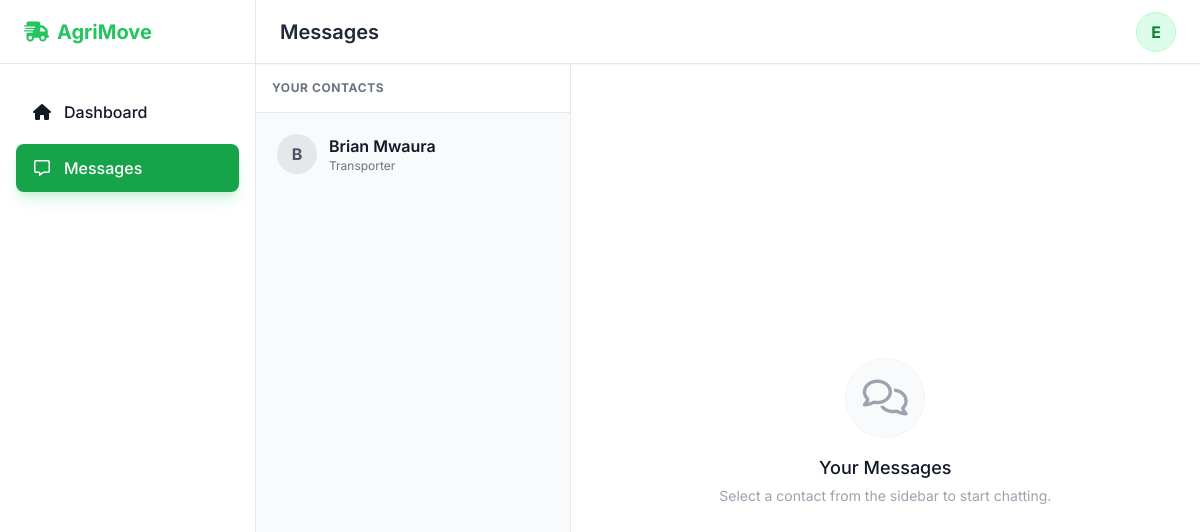
/messages.php (signed in), run on the app's committed database.
### tables this page shows
CREATE TABLE `users` (
  `id` int(11) NOT NULL,
  `name` varchar(100) NOT NULL,
  `email` varchar(100) NOT NULL,
  `phone` varchar(20) NOT NULL,
  `password` varchar(255) NOT NULL,
  `role` varchar(50) NOT NULL DEFAULT 'farmer',
  `verified` tinyint(1) DEFAULT 0,
  `created_at` timestamp NOT NULL DEFAULT current_timestamp()
);

### messages.php (the view, shortened to what this page needs)
<?php
include "db_connect.php";
$current_user_id = $_SESSION['user_id'];
$current_role = $_SESSION['role'];
$active_chat_id = isset($_GET['uid']) ? intval($_GET['uid']) : 0;
$contacts = [];
if ($current_role === 'farmer') {
    $contact_sql = "SELECT DISTINCT u.id, u.name, u.role
                    FROM users u
                    JOIN transport_requests tr ON u.id = tr.transporter_id
                    WHERE tr.farmer_id = '$current_user_id'";
} else {
    $contact_sql = "SELECT DISTINCT u.id, u.name, u.role
                    FROM users u
                    JOIN transport_requests tr ON u.id = tr.farmer_id
                    LEFT JOIN job_bids jb ON tr.id = jb.job_id
                    WHERE jb.transporter_id = '$current_user_id' OR tr.transporter_id = '$current_user_id'";
}
$contact_res = $conn->query($contact_sql);
if ($contact_res) {
    while ($row = $contact_res->fetch_assoc()) {
        $contacts[] = $row;
    }
}
$dashboard_link = ($current_role === 'farmer') ? 'farmer_dashboard.php' : 'transporter_dashboard.php';
$theme_color = ($current_role === 'farmer') ? 'green' : 'blue';
?>
<!DOCTYPE html>
<html lang="en">
<head>
    <script src="https://cdn.tailwindcss.com"></script>
    <link rel="stylesheet" href="https://cdnjs.cloudflare.com/ajax/libs/font-awesome/6.4.0/css/all.min.css">
</head>
<body class="text-gray-800 flex h-screen overflow-hidden">
    <aside class="w-20 lg:w-64 <?php echo ($current_role === 'transporter') ? 'bg-gray-900 text-gray-300 border-gray-800' : 'bg-white text-gray-600 border-gray-200'; ?> border-r flex flex-col flex-shrink-0 z-20 transition-all">
        <div class="h-16 flex items-center justify-center lg:justify-start lg:px-6 border-b <?php echo ($current_role === 'transporter') ? 'border-gray-800 bg-gray-950' : 'border-gray-200'; ?>">
            <div class="flex items-center gap-2 text-<?php echo $theme_color; ?>-500 text-xl font-bold">
                <i class="fa-solid fa-truck-fast"></i> <span class="hidden lg:block">AgriMove</span>
            </div>
        </div>
        <nav class="flex-1 py-6 space-y-2 overflow-y-auto px-3 lg:px-4">
            <a href="<?php echo $dashboard_link; ?>" class="flex items-center justify-center lg:justify-start gap-3 p-3 lg:px-4 hover:bg-<?php echo ($current_role === 'transporter') ? 'gray-800 text-white' : 'gray-50 text-gray-900'; ?> rounded-lg font-medium transition" title="Dashboard">
                <i class="fa-solid fa-house w-5 text-center"></i> <span class="hidden lg:block">Dashboard</span>
            </a>
            <a href="messages.php" class="flex items-center justify-center lg:justify-start gap-3 p-3 lg:px-4 bg-<?php echo $theme_color; ?>-600 text-white rounded-lg font-medium transition shadow-lg shadow-<?php echo $theme_color; ?>-500/20" title="Messages">
                <i class="fa-regular fa-message w-5 text-center"></i> <span class="hidden lg:block">Messages</span>
            </a>
        </nav>
    </aside>
    <div class="flex-1 flex flex-col h-screen overflow-hidden bg-white relative">
        <header class="h-16 border-b border-gray-200 flex items-center justify-between px-6 flex-shrink-0 bg-white shadow-sm z-10">
            <h1 class="text-xl font-semibold text-gray-800">Messages</h1>
            <div class="w-10 h-10 rounded-full bg-<?php echo $theme_color; ?>-100 flex items-center justify-center text-<?php echo $theme_color; ?>-700 font-bold border border-<?php echo $theme_color; ?>-200">
                <?php echo strtoupper(substr($_SESSION['name'], 0, 1)); ?>
            </div>
        </header>
        <div class="flex-1 flex overflow-hidden">
            <div class="w-1/3 max-w-sm border-r border-gray-200 bg-gray-50 flex flex-col">
                <div class="p-4 border-b border-gray-200 bg-white">
                    <h2 class="text-xs font-bold text-gray-500 uppercase tracking-wider">Your Contacts</h2>
                </div>
                <div class="flex-1 overflow-y-auto p-2 space-y-1">
                    <?php if (empty($contacts)): ?>
                        <div class="text-center p-6 text-gray-400 text-sm">
                            <i class="fa-solid fa-user-slash text-2xl mb-2"></i>
                            <p>No active contacts yet.</p>
                            <p class="text-xs mt-1">Bid on a job to start chatting with the farmer!</p>
                        </div>
                    <?php else: ?>
                        <?php foreach ($contacts as $contact): ?>
                            <?php $is_active = ($contact['id'] == $active_chat_id); ?>
                            <a href="messages.php?uid=<?php echo $contact['id']; ?>" class="flex items-center gap-3 p-3 rounded-lg transition <?php echo $is_active ? 'bg-'.$theme_color.'-50 border border-'.$theme_color.'-200' : 'hover:bg-gray-100 border border-transparent'; ?>">
                                <div class="w-10 h-10 rounded-full flex-shrink-0 flex items-center justify-center font-bold <?php echo $is_active ? 'bg-'.$theme_color.'-600 text-white' : 'bg-gray-200 text-gray-600'; ?>">
                                    <?php echo strtoupper(substr($contact['name'], 0, 1)); ?>
                                </div>
                                <div class="overflow-hidden">
                                    <p class="font-semibold text-gray-900 truncate <?php echo $is_active ? 'text-'.$theme_color.'-800' : ''; ?>"><?php echo htmlspecialchars($contact['name']); ?></p>
                                    <p class="text-xs text-gray-500 capitalize truncate"><?php echo htmlspecialchars($contact['role']); ?></p>
                                </div>
                            </a>
                        <?php endforeach; ?>
                    <?php endif; ?>
                </div>
            </div>
            <div class="flex-1 flex flex-col bg-white relative">
                <?php if ($active_chat_id == 0): ?>
                    <div class="flex-1 flex flex-col items-center justify-center text-gray-400 p-6 text-center">
                        <div class="w-20 h-20 bg-gray-50 rounded-full flex items-center justify-center text-4xl mb-4 border border-gray-100">
                            <i class="fa-regular fa-comments"></i>
                        </div>
                        <h3 class="text-lg font-medium text-gray-900 mb-1">Your Messages</h3>
                        <p class="text-sm">Select a contact from the sidebar to start chatting.</p>
                    </div>
                <?php endif; ?>
            </div>
        </div>
    </div>
</body>
</html>

### messages.php (style rules this page uses)
body { font-family: 'Inter', sans-serif; background-color: #f9fafb; }

### data on the page
users: name "B", name "Brian Mwaura", role "Transporter"

### other printed values
substr($_SESSION['name'], 0, 1) "E"
